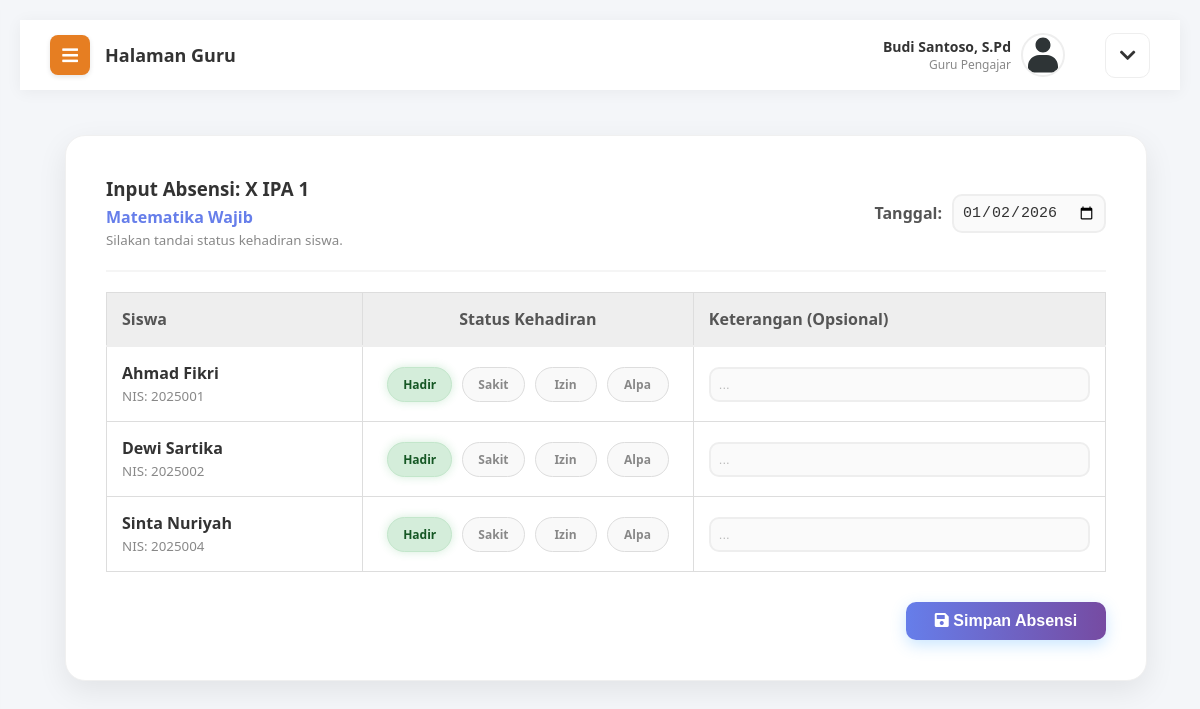
Page /guru/absensi_input.php?kelas=1&mapel=1 (signed in) on the committed database.
### tables this page shows
CREATE TABLE `kelas` (
  `id_kelas` int(11) NOT NULL,
  `nama_kelas` varchar(20) NOT NULL,
  `wali_kelas_id` int(11) DEFAULT NULL
);

CREATE TABLE `mapel` (
  `id_mapel` int(11) NOT NULL,
  `kode_mapel` varchar(20) DEFAULT NULL,
  `nama_mapel` varchar(100) NOT NULL,
  `guru_id` int(11) DEFAULT NULL,
  `kelas_id` int(11) DEFAULT NULL,
  `hari` varchar(20) DEFAULT NULL,
  `jam_mulai` time DEFAULT NULL,
  `jam_selesai` time DEFAULT NULL
);

CREATE TABLE `siswa_detail` (
  `id_detail` int(11) NOT NULL,
  `user_id` int(11) NOT NULL,
  `kelas_id` int(11) DEFAULT NULL,
  `nis` varchar(20) DEFAULT NULL,
  `tempat_lahir` varchar(50) DEFAULT NULL,
  `tanggal_lahir` date DEFAULT NULL,
  `alamat` text DEFAULT NULL
);

CREATE TABLE `users` (
  `id_user` int(11) NOT NULL,
  `username` varchar(50) NOT NULL,
  `password` varchar(255) NOT NULL,
  `nama_lengkap` varchar(100) NOT NULL,
  `email` varchar(100) DEFAULT NULL,
  `role` enum('admin','guru','siswa') NOT NULL,
  `foto_profil` varchar(255) DEFAULT 'default.jpg',
  `created_at` timestamp NOT NULL DEFAULT current_timestamp()
);

### guru/absensi_input.php (the view, shortened to what this page needs)
<?php include 'header.php';
$id_kelas = isset($_GET['kelas']) ? $_GET['kelas'] : '';
$id_mapel = isset($_GET['mapel']) ? $_GET['mapel'] : '';
$tanggal_hari_ini = date('Y-m-d');
$q_kelas_info = mysqli_query($koneksi, "SELECT nama_kelas FROM kelas WHERE id_kelas='$id_kelas'");
$info_k = mysqli_fetch_assoc($q_kelas_info);
$q_mapel_info = mysqli_query($koneksi, "SELECT nama_mapel FROM mapel WHERE id_mapel='$id_mapel'");
$info_m = mysqli_fetch_assoc($q_mapel_info);
$nama_mapel = isset($info_m['nama_mapel']) ? $info_m['nama_mapel'] : 'Mapel Tidak Ditemukan';
?>
<div class="form-center-wrapper" style="display: block;">
    <div class="modern-form-card" style="max-width: 1000px; margin: 0 auto;">
        <div style="display: flex; justify-content: space-between; align-items: center; margin-bottom: 20px; border-bottom: 2px solid #f5f5f5; padding-bottom: 20px;">
            <div>
                <h3 style="margin: 0; color: #333;">Input Absensi: <?php echo $info_k['nama_kelas']; ?></h3>
                <h4 style="margin: 5px 0 0 0; color: #667eea;"><?php echo $nama_mapel; ?></h4>
                <small style="color: #888;">Silakan tandai status kehadiran siswa.</small>
            </div>
            <form method="GET" style="display: flex; gap: 10px; align-items: center;">
                <label style="font-weight: bold; color: #555;">Tanggal:</label>
                <input type="date" name="tanggal" value="<?php echo isset($_GET['tanggal']) ? $_GET['tanggal'] : $tanggal_hari_ini; ?>" class="form-control-modern" style="padding: 8px;" onchange="this.form.submit()">
            </form>
        </div>
        <form action="absensi_aksi.php" method="POST">
            <table style="width: 100%; border-collapse: collapse;">
                <thead style="background: #f8f9fa;">
                    <tr>
                        <th style="padding: 15px; text-align: left; color: #555; border-bottom: 2px solid #eee;">Siswa</th>
                        <th style="padding: 15px; text-align: center; color: #555; border-bottom: 2px solid #eee; width: 300px;">Status Kehadiran</th>
                        <th style="padding: 15px; text-align: left; color: #555; border-bottom: 2px solid #eee;">Keterangan (Opsional)</th>
                    </tr>
                </thead>
                <tbody>
                    <?php
                    $tgl_pilih = isset($_GET['tanggal']) ? $_GET['tanggal'] : $tanggal_hari_ini;
                    $q_siswa = mysqli_query($koneksi, "SELECT users.nama_lengkap, users.id_user, siswa_detail.nis
                                                       FROM siswa_detail
                                                       JOIN users ON siswa_detail.user_id = users.id_user
                                                       WHERE siswa_detail.kelas_id='$id_kelas'
                                                       ORDER BY users.nama_lengkap ASC");
                    while($s = mysqli_fetch_array($q_siswa)){
                        $id_siswa = $s['id_user'];
                        $q_cek = mysqli_query($koneksi, "SELECT * FROM absensi WHERE siswa_id='$id_siswa' AND tanggal='$tgl_pilih' AND mapel_id='$id_mapel'");
                        $data_absen = mysqli_fetch_assoc($q_cek);
                        $status = isset($data_absen['status']) ? $data_absen['status'] : 'H';
                        $ket = isset($data_absen['keterangan']) ? $data_absen['keterangan'] : '';
                    ?>
                    <tr style="border-bottom: 1px solid #f0f0f0;">
                        <td style="padding: 15px;">
                            <div style="font-weight: bold; color: #333;"><?php echo $s['nama_lengkap']; ?></div>
                            <small style="color: #888;">NIS: <?php echo $s['nis']; ?></small>
                        </td>
                        <td style="padding: 15px; text-align: center;">
                            <div class="attendance-options">
                                <input type="radio" name="status[<?php echo $id_siswa; ?>]" id="H_<?php echo $id_siswa; ?>" value="H" <?php if($status=='H') echo 'checked'; ?>> <label for="H_<?php echo $id_siswa; ?>">Hadir</label>
                                <input type="radio" name="status[<?php echo $id_siswa; ?>]" id="S_<?php echo $id_siswa; ?>" value="S" <?php if($status=='S') echo 'checked'; ?>> <label for="S_<?php echo $id_siswa; ?>">Sakit</label>
                                <input type="radio" name="status[<?php echo $id_siswa; ?>]" id="I_<?php echo $id_siswa; ?>" value="I" <?php if($status=='I') echo 'checked'; ?>> <label for="I_<?php echo $id_siswa; ?>">Izin</label>
                                <input type="radio" name="status[<?php echo $id_siswa; ?>]" id="A_<?php echo $id_siswa; ?>" value="A" <?php if($status=='A') echo 'checked'; ?>> <label for="A_<?php echo $id_siswa; ?>">Alpa</label>
                            </div>
                        </td>
                        <td style="padding: 15px;">
                            <input type="text" name="keterangan[<?php echo $id_siswa; ?>]" class="form-control-modern" placeholder="..." value="<?php echo $ket; ?>" style="padding: 8px; font-size: 13px;">
                        </td>
                    </tr>
                    <?php } ?>
                </tbody>
            </table>
            <div style="margin-top: 30px; text-align: right;">
                <button type="submit" class="btn-submit" style="width: 200px; background: linear-gradient(to right, #667eea, #764ba2); color:white; border:none; padding:10px; cursor:pointer;">
                    <i class="fas fa-save"></i> Simpan Absensi
                </button>
            </div>
        </form>
    </div>
</div>
<?php include 'footer.php'; ?>

### assets/css/style.css (style rules this page uses)
body { background-color: #f4f6f9; font-family: 'Poppins', 'Segoe UI', sans-serif; margin: 0; height: 100vh; display: flex; justify-content: center; align-items: center; overflow: hidden; }
table { width: 100%; border-collapse: collapse; margin-top: 10px; }
table, th, td { border: 1px solid #ddd; }
th, td { padding: 12px; text-align: left; }
th { background-color: #eee; }
body, html { margin: 0; padding: 0; width: 100%; height: 100%; font-family: 'Poppins', sans-serif; overflow-x: hidden; }
body { background-color: #f4f6f9; font-family: 'Segoe UI', 'Poppins', sans-serif; margin: 0; overflow-x: hidden; }
.form-center-wrapper { display: flex; justify-content: center; padding-top: 20px; }
.modern-form-card { background-color: #ffffff; width: 100%; max-width: 800px; padding: 40px; border-radius: 20px; box-shadow: 0 10px 30px rgba(0,0,0,0.08); border: 1px solid #f0f0f0; }
.form-control-modern { width: 100%; padding: 12px 15px; border: 2px solid #eee; border-radius: 10px; font-size: 15px; color: #333; transition: all 0.3s ease; box-sizing: border-box; background-color: #fafafa; }
.form-control-modern::placeholder { color: #bbb; }
.btn-submit { flex: 2; padding: 14px; background: linear-gradient(to right, #4facfe, #00f2fe); color: white; border: none; border-radius: 10px; font-weight: 700; font-size: 16px; cursor: pointer; transition: 0.3s; box-shadow: 0 5px 15px rgba(79, 172, 254, 0.3); }
.attendance-options { display: flex; gap: 10px; justify-content: center; }
.attendance-options label { padding: 8px 15px; border-radius: 50px; font-size: 12px; font-weight: bold; cursor: pointer; border: 1px solid #ddd; background: #f9f9f9; color: #888; transition: 0.2s; min-width: 30px; text-align: center; }
.attendance-options input[value="H"]:checked + label { background-color: #d4edda; color: #155724; border-color: #c3e6cb; box-shadow: 0 0 10px rgba(40, 167, 69, 0.2); }
@media screen and (max-width: 1440px) { .form-center-wrapper { padding: 15px !important; } }
body.dashboard-body { height: auto !important; display: block !important; overflow-x: hidden !important; overflow-y: auto !important; }

### rows in the picture
kelas: nama_kelas "X IPA 1"
mapel: nama_mapel "Matematika Wajib"
siswa_detail: user.nama_lengkap "Ahmad Fikri", nis "2025001"
siswa_detail: user.nama_lengkap "Dewi Sartika", nis "2025002"
siswa_detail: user.nama_lengkap "Sinta Nuriyah", nis "2025004"

### other values in the picture
$_SESSION['nama_lengkap'] "Budi Santoso, S.Pd"
